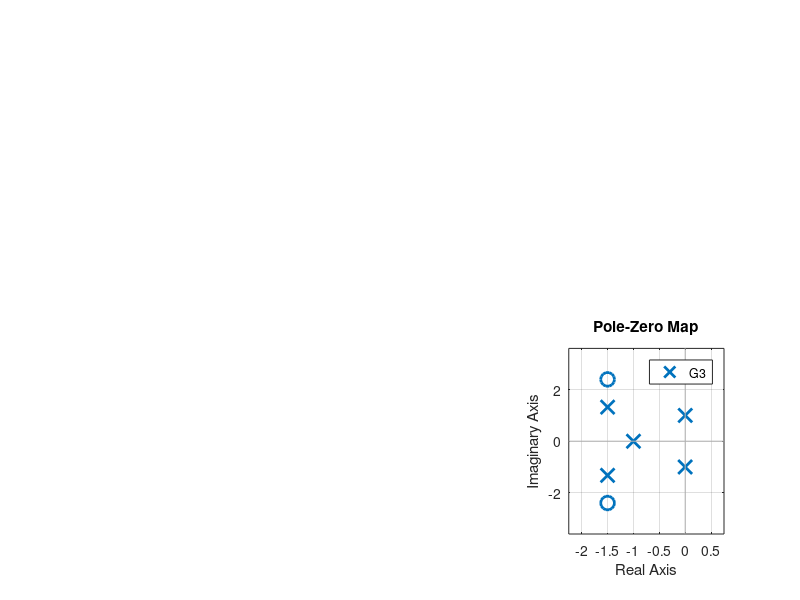

Write the MATLAB code that produced this figure.
%Definimos las funciones de transferencia
G1=tf([1 -4],[1 1 3 9 16 10]);
G2=tf([1 8],[1 1 6 2 3]);
G3=tf([1 3 8],[1 4 8 8 7 4]);


% Inestable
subplot(231)
step(G1);legend('G1');
subplot(234)
pzmap(G1);legend('G1'); %mostramos el mapa de polos y ceros para el analisis

% Subamortiguado
subplot(232)
step(G2);legend('G2');
subplot(235)
pzmap(G2);legend('G2');

% Marginalmente estable
subplot(233)
step(G3);legend('G3');
subplot(236)
pzmap(G3);legend('G3');


